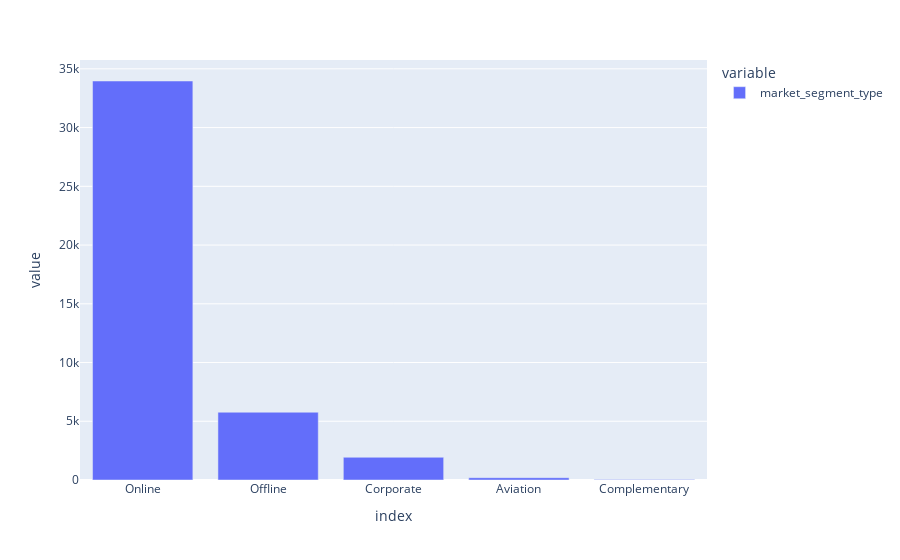

Here is the notebook cell this chart was saved with:
### Markdown cell above
* **[sklearn: `OneHotEncoder`](https://scikit-learn.org/stable/modules/generated/sklearn.preprocessing.OneHotEncoder.html)**  
* **[Pandas: `get_dummies()`](https://scikit-learn.org/stable/modules/generated/sklearn.preprocessing.OneHotEncoder.html)**

### Code cell
df['market_segment_type'].value_counts().plot(kind = 'bar', backend = 'plotly')

### Figure 1 — Plotly figure (JSON) as saved in the notebook; plotly's stock layout.template omitted (floating-point values rounded to 4 significant figures)
{"data": [{"alignmentgroup": "True", "hovertemplate": "variable=market_segment_type<br>index=%{x}<br>value=%{y}<extra></extra>", "legendgroup": "market_segment_type", "marker": {"color": "#636efa", "pattern": {"shape": ""}}, "name": "market_segment_type", "offsetgroup": "market_segment_type", "orientation": "v", "showlegend": true, "textposition": "auto", "type": "bar", "x": ["Online", "Offline", "Corporate", "Aviation", "Complementary"], "xaxis": "x", "y": [33965, 5769, 1933, 195, 38], "yaxis": "y"}], "layout": {"barmode": "relative", "legend": {"title": {"text": "variable"}, "tracegroupgap": 0}, "margin": {"t": 60}, "xaxis": {"anchor": "y", "domain": [0, 1], "title": {"text": "index"}}, "yaxis": {"anchor": "x", "domain": [0, 1], "title": {"text": "value"}}}}
